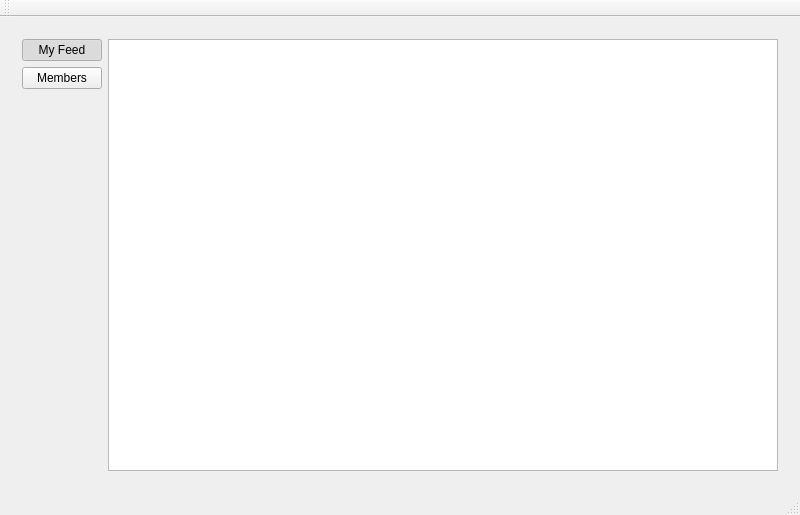
<?xml version="1.0" encoding="UTF-8"?>
<ui version="4.0">
 <class>MainWindow</class>
 <widget class="QMainWindow" name="MainWindow">
  <property name="geometry">
   <rect>
    <x>0</x>
    <y>0</y>
    <width>800</width>
    <height>515</height>
   </rect>
  </property>
  <property name="sizePolicy">
   <sizepolicy hsizetype="Preferred" vsizetype="Preferred">
    <horstretch>0</horstretch>
    <verstretch>0</verstretch>
   </sizepolicy>
  </property>
  <property name="maximumSize">
   <size>
    <width>16777215</width>
    <height>16777215</height>
   </size>
  </property>
  <property name="windowTitle">
   <string>Qammer</string>
  </property>
  <property name="windowIcon">
   <iconset resource="../qammer.qrc">
    <normaloff>:/images/yammer_logo.png</normaloff>:/images/yammer_logo.png</iconset>
  </property>
  <property name="toolTip">
   <string>Yammer client</string>
  </property>
  <widget class="QWidget" name="centralWidget">
   <layout class="QGridLayout" name="gridLayout_2">
    <item row="0" column="1">
     <widget class="QStackedWidget" name="stackedWidget">
      <property name="currentIndex">
       <number>0</number>
      </property>
      <widget class="QWidget" name="page1">
       <layout class="QGridLayout" name="gridLayout">
        <item row="0" column="1">
         <widget class="QListWidget" name="listWidgetMessages">
          <property name="minimumSize">
           <size>
            <width>500</width>
            <height>0</height>
           </size>
          </property>
          <property name="verticalScrollMode">
           <enum>QAbstractItemView::ScrollPerPixel</enum>
          </property>
          <property name="horizontalScrollMode">
           <enum>QAbstractItemView::ScrollPerPixel</enum>
          </property>
         </widget>
        </item>
        <item row="0" column="0">
         <layout class="QVBoxLayout" name="verticalLayout1">
          <property name="sizeConstraint">
           <enum>QLayout::SetDefaultConstraint</enum>
          </property>
          <item>
           <widget class="QPushButton" name="pushButton">
            <property name="text">
             <string>My Feed</string>
            </property>
            <property name="checkable">
             <bool>true</bool>
            </property>
            <property name="checked">
             <bool>true</bool>
            </property>
           </widget>
          </item>
          <item>
           <widget class="QPushButton" name="pushButton_2">
            <property name="text">
             <string>Members</string>
            </property>
            <property name="checkable">
             <bool>true</bool>
            </property>
           </widget>
          </item>
          <item>
           <spacer name="verticalSpacer_2">
            <property name="orientation">
             <enum>Qt::Vertical</enum>
            </property>
            <property name="sizeHint" stdset="0">
             <size>
              <width>20</width>
              <height>40</height>
             </size>
            </property>
           </spacer>
          </item>
         </layout>
        </item>
       </layout>
      </widget>
     </widget>
    </item>
   </layout>
  </widget>
  <widget class="QMenuBar" name="menuBar">
   <property name="geometry">
    <rect>
     <x>0</x>
     <y>0</y>
     <width>800</width>
     <height>22</height>
    </rect>
   </property>
  </widget>
  <widget class="QToolBar" name="mainToolBar">
   <attribute name="toolBarArea">
    <enum>TopToolBarArea</enum>
   </attribute>
   <attribute name="toolBarBreak">
    <bool>false</bool>
   </attribute>
  </widget>
  <widget class="QStatusBar" name="statusBar"/>
 </widget>
 <layoutdefault spacing="6" margin="11"/>
 <resources>
  <include location="../qammer.qrc"/>
 </resources>
 <connections/>
</ui>
